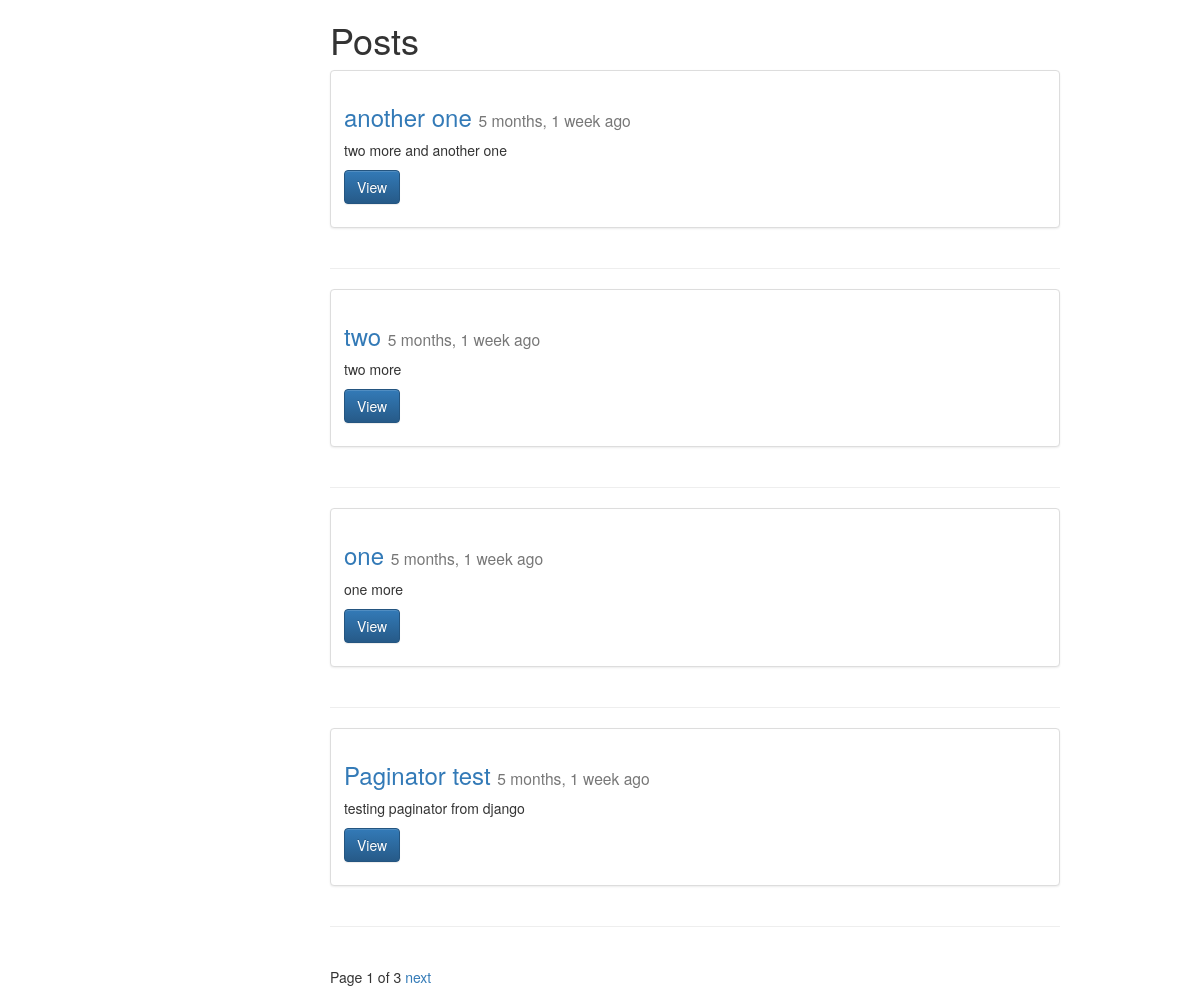
The page / on the database its author committed.
### posts/models.py (models this page shows, shortened)
class Post(models.Model):
    title = models.CharField(max_length=120)
    content = models.TextField()
    updated = models.DateTimeField(auto_now=True, auto_now_add=False)
    timestamp = models.DateTimeField(auto_now=False, auto_now_add=True)
    def get_absolute_url(self):
        return reverse("posts:detail", kwargs={"id":self.id})
    class Meta:
        ordering = ["-timestamp", "updated"]

### posts/views.py (the view)
# urls.py: url(r'^$', post_list, name='list'),
def post_list(request):
    queryset_list = Post.objects.all()
    paginator = Paginator(queryset_list, 4)
    page_request_var = 'page'
    page = request.GET.get(page_request_var)
    try:
        queryset = paginator.page(page)
    except PageNotAnInteger:
        queryset = paginator.page(1)
    except EmptyPage:
        queryset = paginator.page(paginator.num_pages)
    context_data = {
        "object_list": queryset,
        "title": "Posts",
        "page_request_var": page_request_var
    }
    return render(request, "post_list.html", context_data)

### templates/post_list.html (shortened to what this page needs)
{% extends "base.html" %}
{% block content %}
<div class='col-sm-8 col-sm-offset-3'>
    <h1>{{ title }}</h1>
    {% for obj in object_list %}
        <div class="row">
            <div class="col-sm-12">
                <div class="thumbnail">
                    <div class="caption">
                        <h3>
                                <a href='{{ obj.get_absolute_url }}'> {{ obj.title }}</a>
                                <small> {{ obj.timestamp | timesince }} ago</small>
                        </h3>
                        <p>{{ obj.content | linebreaks | truncatechars:80}}</p>
                        <p><a href="{{ obj.get_absolute_url }}" class="btn btn-primary" role="View">View</a></p>
                    </div>
                </div>
            </div>
        </div>
        <hr/>
        {% endfor %}
        <div class='pagination'>
            <span class='step-links'>
                <span class='current'>
                    Page {{ object_list.number }} of {{object_list.paginator.num_pages }}
                </span>
                {% if object_list.has_next %}
                    <a href="?{{ page_request_var }}={{ object_list.next_page_number }}">next</a>
                {% endif %}
            </span>
        </div>
</div>
{% endblock content %}

### templates/base.html (shortened to what this page needs)
{% load staticfiles%}
<!DOCTYPE html>
<html lang="en">
<head>
    <link rel="stylesheet" href='{% static "css/base.css" %}'>
    <link rel="stylesheet" href="https://maxcdn.bootstrapcdn.com/bootstrap/3.3.7/css/bootstrap.min.css">
    <link rel="stylesheet" href="https://maxcdn.bootstrapcdn.com/bootstrap/3.3.7/css/bootstrap-theme.min.css">
</head>
<body>
    <div class="container">
        {% block content %}
        {% endblock content %}
    </div>
</body>
</html>

### static/css/base.css (style rules this page uses)
h1 { color: #777777 }

### rows shown on the page
Post: title "another one", timestamp "5 months, 1 week", content "two more and another one"
Post: title "two", timestamp "5 months, 1 week", content "two more"
Post: title "one", timestamp "5 months, 1 week", content "one more"
Post: title "Paginator test", timestamp "5 months, 1 week", content "testing paginator from django"

### other values the page prints
{{ title }} "Posts"
{{ object_list.number }} "1"
{{ object_list.paginator.num_pages }} "3"
